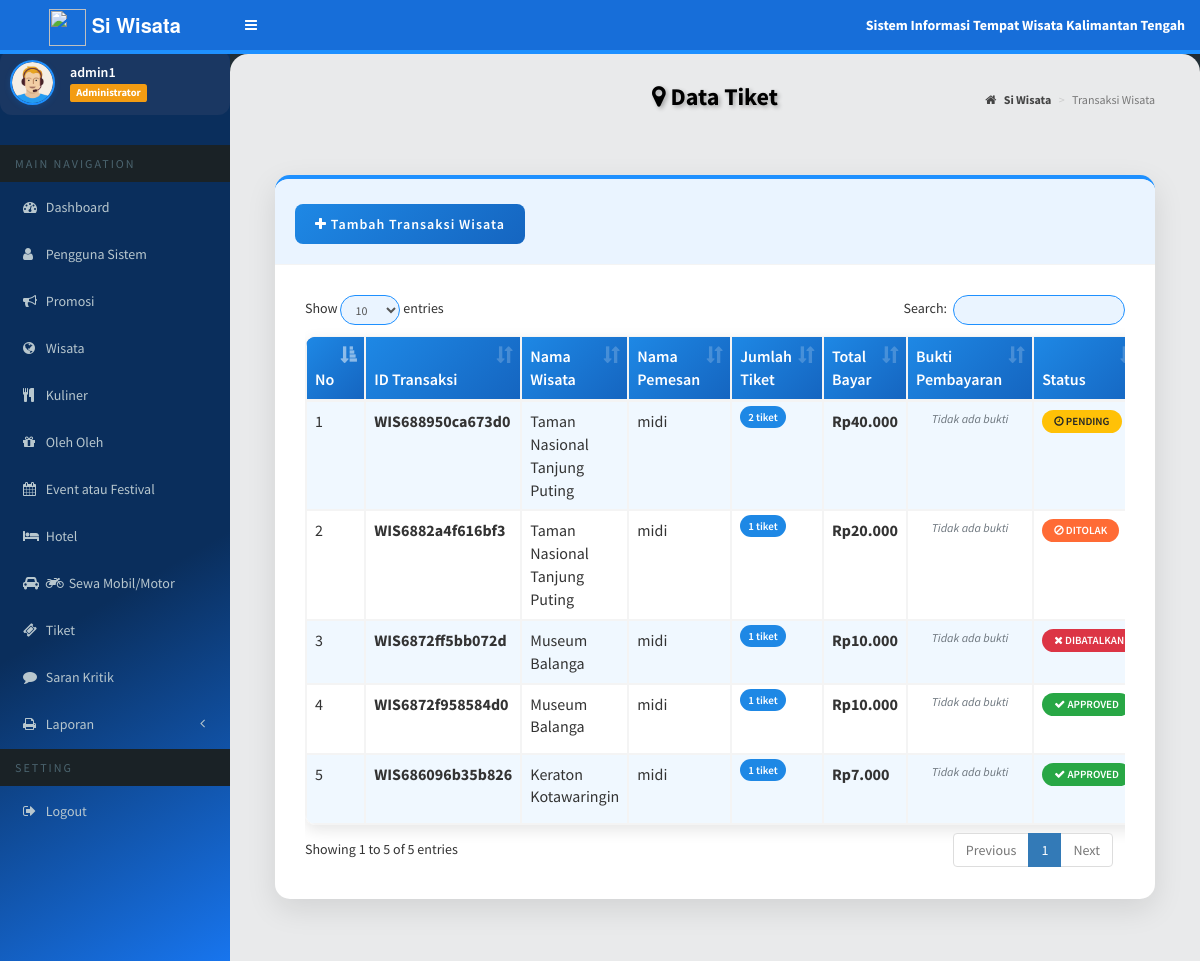
Page /index.php?page=MyApp/transaksi_wisata (signed in) on the committed database.
### tables this page shows
CREATE TABLE `tb_transaksi` (
  `id_transaksi` varchar(20) NOT NULL,
  `id_pengguna` int(11) NOT NULL,
  `id_wisata` varchar(20) NOT NULL,
  `tanggal` datetime NOT NULL DEFAULT current_timestamp(),
  `jumlah_tiket` int(11) NOT NULL,
  `total_bayar` decimal(15,2) NOT NULL,
  `status` enum('pending','approved','cancelled','ditolak') NOT NULL DEFAULT 'pending',
  `bukti_pembayaran` varchar(255) DEFAULT NULL
);

CREATE TABLE `tb_wisata` (
  `id_wisata` varchar(20) NOT NULL,
  `kategori` varchar(20) NOT NULL,
  `nama_wisata` varchar(100) NOT NULL,
  `provinsi` varchar(50) NOT NULL,
  `kabupaten` varchar(50) NOT NULL,
  `kecamatan` varchar(50) NOT NULL,
  `alamat` varchar(200) NOT NULL,
  `harga_tiket` varchar(20) NOT NULL,
  `jam_operasional` varchar(50) NOT NULL,
  `fasilitas` varchar(100) NOT NULL,
  `kondisi_jalan` varchar(100) NOT NULL,
  `gambar` varchar(255) NOT NULL,
  `deskripsi` text NOT NULL,
  `tanggal_upload` date NOT NULL,
  `latitude` varchar(32) DEFAULT NULL,
  `longitude` varchar(32) DEFAULT NULL,
  `harga_makanan_min` int(11) DEFAULT NULL,
  `harga_makanan_max` int(11) DEFAULT NULL,
  `harga_minuman_min` int(11) DEFAULT NULL,
  `harga_minuman_max` int(11) DEFAULT NULL,
  `biaya_sewa` varchar(100) DEFAULT NULL,
  `estimasi_biaya` varchar(120) DEFAULT NULL
);

CREATE TABLE `tb_pengguna` (
  `id_pengguna` int(11) NOT NULL,
  `nama_pengguna` varchar(20) NOT NULL,
  `username` varchar(20) NOT NULL,
  `password` varchar(35) NOT NULL,
  `level` enum('Administrator','pengguna','','') NOT NULL,
  `alamat` varchar(100) DEFAULT NULL,
  `no_hp` varchar(20) DEFAULT NULL
);

### admin/transaksi_wisata/transaksi_wisata.php (the view, shortened to what this page needs)
<?php
include "inc/koneksi.php";
$ses_id    = isset($_SESSION['ses_id']) ? intval($_SESSION['ses_id']) : 0;
$ses_level = isset($_SESSION['ses_level']) ? strtolower($_SESSION['ses_level']) : '';
?>
<!DOCTYPE html>
<html>
<head>
</head>
<body>
    <div class="container-fluid">
        <section class="content-header">
            <h1><i class="fa fa-map-marker"></i> Data Tiket</h1>
            <ol class="breadcrumb">
                <li><a href="index.php"><i class="fa fa-home"></i> <b>Si Wisata</b></a></li>
                <li class="active">Transaksi Wisata</li>
            </ol>
        </section>
        <section class="content">
            <div class="box box-primary">
                <div class="box-header with-border">
                    <?php if ($ses_level === 'admin' || $ses_level === 'administrator'): ?>
                        <a href="?page=MyApp/add_transaksi" class="btn btn-primary">
                            <i class="fa fa-plus"></i> Tambah Transaksi Wisata
                        </a>
                    <?php endif; ?>
                </div>
                <div class="box-body">
                    <div class="table-responsive">
                        <table id="example1" class="table table-bordered table-striped">
                            <thead>
                                <tr>
                                    <th>No</th>
                                    <th>ID Transaksi</th>
                                    <th>Nama Wisata</th>
                                    <th>Nama Pemesan</th>
                                    <th>Jumlah Tiket</th>
                                    <th>Total Bayar</th>
                                    <th>Bukti Pembayaran</th>
                                    <th>Status</th>
                                </tr>
                            </thead>
                            <tbody>
                                <?php
                                $no = 1;
                                $sql = ($ses_level === 'administrator' || $ses_level === 'admin')
                                    ? $koneksi->query("SELECT t.id_transaksi, t.id_pengguna, w.nama_wisata, p.nama_pengguna AS nama_pemesan,
                                                                t.tanggal, t.jumlah_tiket, t.total_bayar, t.status, t.bukti_pembayaran
                                                         FROM tb_transaksi t
                                                         LEFT JOIN tb_wisata w ON t.id_wisata = w.id_wisata
                                                         LEFT JOIN tb_pengguna p ON t.id_pengguna = p.id_pengguna
                                                         ORDER BY t.tanggal DESC")
                                    : $koneksi->query("SELECT t.id_transaksi, t.id_pengguna, w.nama_wisata, p.nama_pengguna AS nama_pemesan,
                                                                t.tanggal, t.jumlah_tiket, t.total_bayar, t.status, t.bukti_pembayaran
                                                         FROM tb_transaksi t
                                                         LEFT JOIN tb_wisata w ON t.id_wisata = w.id_wisata
                                                         LEFT JOIN tb_pengguna p ON t.id_pengguna = p.id_pengguna
                                                         WHERE t.id_pengguna = $ses_id
                                                         ORDER BY t.tanggal DESC");
                                if (!$sql) {
                                    echo '<tr><td colspan="10" class="text-center text-danger">SQL Error: ' . htmlspecialchars($koneksi->error) . '</td></tr>';
                                } elseif ($sql->num_rows === 0) {
                                    echo '<tr><td colspan="10" class="text-center">Tidak ada data transaksi wisata</td></tr>';
                                } else {
                                    while ($data = $sql->fetch_assoc()) {
                                        echo '<tr>';
                                        echo '<td>' . $no++ . '</td>';
                                        echo '<td><strong>' . htmlspecialchars($data['id_transaksi']) . '</strong></td>';
                                        echo '<td>' . htmlspecialchars($data['nama_wisata']) . '</td>';
                                        echo '<td>' . htmlspecialchars($data['nama_pemesan']) . '</td>';
                                        echo '<td><span class="ticket-badge">' . htmlspecialchars($data['jumlah_tiket']) . ' tiket</span></td>';
                                        echo '<td><strong>Rp' . number_format($data['total_bayar'],0,',','.') . '</strong></td>';
                                        echo '<td class="text-center">';
                                        if (!empty($data['bukti_pembayaran']) && file_exists("uploads/bukti/" . $data['bukti_pembayaran'])) {
                                            echo '<a href="javascript:void(0)"
                                                      class="bukti-link"
                                                      onclick="showBukti(\'' . htmlspecialchars($data['bukti_pembayaran']) . '\')"
                                                      title="Klik untuk melihat bukti pembayaran">
                                                      <i class="fa fa-eye"></i>Lihat Bukti
                                                  </a>';
                                        } else {
                                            echo '<span class="no-bukti">Tidak ada bukti</span>';
                                        }
                                        echo '</td>';
                                        echo '<td>';
                                        if ($data['status'] === 'pending') {
                                            echo '<span class="badge" style="background:#ffc107;color:#212529;"><i class="fa fa-clock-o"></i> Pending</span>';
                                        } elseif ($data['status'] === 'approved') {
                                            echo '<span class="badge" style="background:#28a745;color:#fff;"><i class="fa fa-check"></i> Approved</span>';
                                        } elseif ($data['status'] === 'cancelled') {
                                            echo '<span class="badge" style="background:#dc3545;color:#fff;"><i class="fa fa-times"></i> Dibatalkan</span>';
                                        } elseif ($data['status'] === 'ditolak' || $data['status'] === 'rejected') {
                                            echo '<span class="badge" style="background:#ff6b35;color:#fff;"><i class="fa fa-ban"></i> Ditolak</span>';
                                        } elseif ($data['status'] === 'completed') {
                                            echo '<span class="badge" style="background:#17a2b8;color:#fff;"><i class="fa fa-flag-checkered"></i> Selesai</span>';
                                        } else {
                                            echo '<span class="badge" style="background:#6c757d;color:#fff;">' . htmlspecialchars($data['status']) . '</span>';
                                        }
                                        echo '</td>';
                                        echo '</tr>';
                                    }
                                }
                                ?>
                            </tbody>
                        </table>
                    </div>
                </div>
            </div>
        </section>
    </div>
</body>
</html>

### index.php (style rules this page uses)
body { background: linear-gradient(120deg, #2272ff 0%, #66aaff 100%) !important; }
.box-primary, .box { border-top: 4px solid #1e90ff !important; border-radius: 12px; box-shadow: 0 4px 20px 0 rgba(30,144,255,0.05); }
.box-header.with-border { background: #eaf4ff; border-radius: 12px 12px 0 0; color: #1363c6; }
.btn-primary, .btn-info, .btn-success, .btn-warning, .btn-danger { border-radius: 24px; font-weight: 600; box-shadow: 0 2px 8px rgba(30,144,255,0.08); letter-spacing: 1px; }
.btn-primary { background: linear-gradient(90deg, #2272ff 0%, #66aaff 100%); border: none; }
.table-striped>tbody>tr:nth-of-type(odd) { background-color: #e3f0ff; }
.table > thead > tr { background: #1363c6; color: #fff; }

### admin/transaksi_wisata/transaksi_wisata.php (style rules this page uses)
.content-header h1 { color: black; text-align: center; margin-bottom: 30px; text-shadow: 2px 2px 4px rgba(0,0,0,0.3); font-weight: 700; }
.breadcrumb { background: rgba(255,255,255,0.1); border-radius: 10px; margin-bottom: 20px; }
.breadcrumb a { color: #fff; text-decoration: none; }
.box { background: #fff; border-radius: 15px; box-shadow: 0 10px 30px rgba(0,0,0,0.1); margin: 20px auto; max-width: 1600px; overflow: hidden; }
.box-header { background: linear-gradient(135deg, #1e88e5 0%, #1565c0 100%); color: #fff; padding: 20px; border-bottom: none; }
.box-header .btn { margin-top: 5px; }
.box-body { padding: 30px; }
.btn-primary { background: linear-gradient(135deg, #1e88e5 0%, #1565c0 100%); border: none; border-radius: 8px; padding: 10px 20px; font-weight: 600; }
.table { border-radius: 10px; overflow: hidden; box-shadow: 0 5px 15px rgba(0,0,0,0.1); }
.table thead th { background: linear-gradient(135deg, #1e88e5 0%, #1565c0 100%); color: #fff; font-weight: 600; border: none; padding: 15px 10px; }
.table-striped > tbody > tr:nth-child(odd) > td { background-color: #f0f8ff; }
.table td { padding: 12px 10px; vertical-align: middle; }
.badge { padding: 6px 12px; border-radius: 20px; font-size: 11px; font-weight: 600; text-transform: uppercase; }
.text-center { text-align: center; }
.ticket-badge { background: #1e88e5; color: #fff; padding: 4px 8px; border-radius: 12px; font-size: 11px; font-weight: 600; }
.no-bukti { color: #6c757d; font-style: italic; font-size: 12px; }

### rows in the picture
tb_transaksi: id_transaksi "WIS688950ca673d0", id_wisata.nama_wisata "Taman Nasional Tanjung Puting", id_pengguna.nama_pengguna "midi", jumlah_tiket "2", total_bayar "40.000", shows "Tidak ada bukti", status "pending" (drawn)
tb_transaksi: id_transaksi "WIS6882a4f616bf3", id_wisata.nama_wisata "Taman Nasional Tanjung Puting", id_pengguna.nama_pengguna "midi", jumlah_tiket "1", total_bayar "20.000", shows "Tidak ada bukti", status "ditolak" (drawn)
tb_transaksi: id_transaksi "WIS6872ff5bb072d", id_wisata.nama_wisata "Museum Balanga", id_pengguna.nama_pengguna "midi", jumlah_tiket "1", total_bayar "10.000", shows "Tidak ada bukti", status "cancelled" (drawn)
tb_transaksi: id_transaksi "WIS6872f958584d0", id_wisata.nama_wisata "Museum Balanga", id_pengguna.nama_pengguna "midi", jumlah_tiket "1", total_bayar "10.000", shows "Tidak ada bukti", status "approved" (drawn)
tb_transaksi: id_transaksi "WIS686096b35b826", id_wisata.nama_wisata "Keraton Kotawaringin", id_pengguna.nama_pengguna "midi", jumlah_tiket "1", total_bayar "7.000", shows "Tidak ada bukti", status "approved" (drawn)

### other values in the picture
$data_nama "admin1"
$data_level "Administrator"
